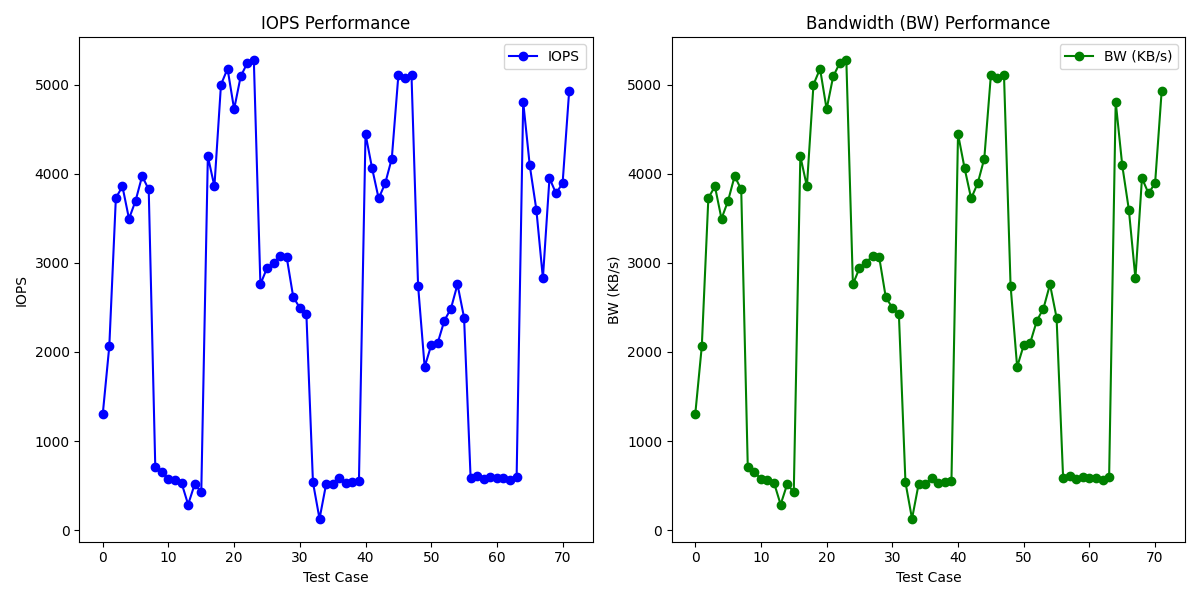

Python code for this plot:
# fio_performance_graph.py

import pandas as pd
import matplotlib.pyplot as plt

# 1. 데이터 로드
data = pd.read_csv("fio_data.csv")

# 2. IOPS와 BW 그래프 그리기
plt.figure(figsize=(12, 6))

# IOPS 그래프
plt.subplot(1, 2, 1)
plt.plot(data.index, data['iops'], marker='o', color='b', label='IOPS')
plt.title("IOPS Performance")
plt.xlabel("Test Case")
plt.ylabel("IOPS")
plt.legend()

# BW 그래프
plt.subplot(1, 2, 2)
plt.plot(data.index, data['bw'], marker='o', color='g', label='BW (KB/s)')
plt.title("Bandwidth (BW) Performance")
plt.xlabel("Test Case")
plt.ylabel("BW (KB/s)")
plt.legend()

plt.tight_layout()
plt.savefig("fio_performance_graph.png", format="png")
plt.show()
